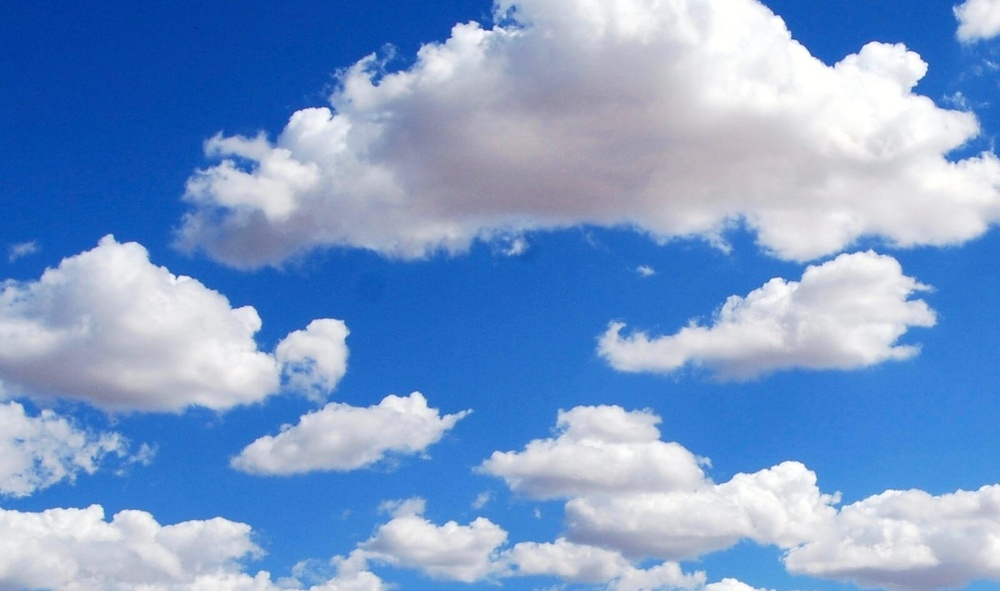
#> input picture bg-clouds.jpg, 1000 x 591 px, shrunk from 1600 x 945 before the run
$ python image_reader.py   (Python 2 division)   (older library calls are emulated)
#> lines starting #> are read from the running program, lines starting #| are printed output that depends on the picture
import cv2
import numpy as np
import matplotlib.pyplot as plt
import copy
import image_funcs
img = cv2.imread('bg-clouds.jpg', cv2.IMREAD_COLOR )
#> img is the input picture: shape (591, 1000, 3); mean B, G, R 204, 156, 122


#width= len(img[:,:,0][0])
#height=len(img[:,:,0])
#new_arr=np.zeros((height, width))
def white_scanner(image, threshold):
    width=len(image[:,:,0][0])
    height=len(image[:,:,0])
    for i in range(0, height):
        for j in range(0, width):
            RGB_pix=image[i,j,:]
            if np.std(RGB_pix)<threshold:
                continue
            else:
                image[i,j,:]=0
    return image
def blue_scanner(image, blue_threshold, other_threshold):
    width=len(image[:,:,0][0])
    height=len(image[:,:,0])
    for i in range(0, height):
        for j in range(0, width):
            blue_pix=image[i,j,0]
            other_pix=image[i,j,1:3]
            #print blue_pix, np.mean(other_pix)
            if blue_pix>blue_threshold and np.mean(other_pix)<other_threshold:
                image[i,j,:]=0
    return image
def blur_colours(image, kernel_size):
#> called with kernel_size = 5
    blurred_image=np.zeros((len(image), len(image[0]), 3))
#> blurred_image: shape (591, 1000, 3) float64; every value is 0
    for i in range(0, 3):
        blur_im=image[:,:,i]
        blurred_image[:,:,i]=(cv2.GaussianBlur(blur_im, (kernel_size, kernel_size), 0))
#> this loop made 3 passes
#> pass 1, in blur_colours, `blur_im=image[:,:,i]`:
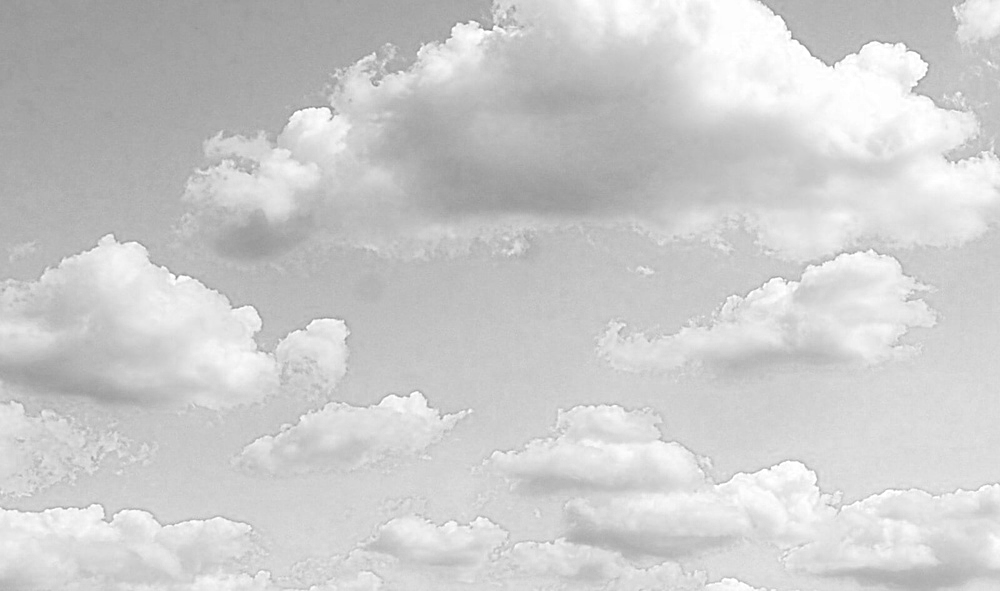
#> blur_im: shape (591, 1000); min 126, max 255, mean 204
#> pass 2, in blur_colours, `blur_im=image[:,:,i]`:
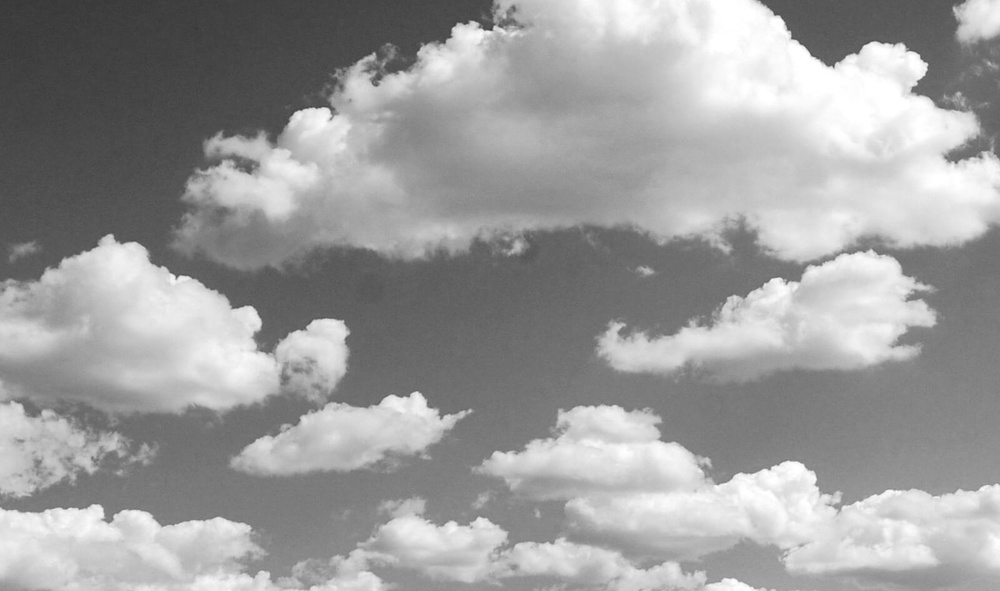
#> blur_im: shape (591, 1000); min 50, max 255, mean 156
#> pass 3, in blur_colours, `blur_im=image[:,:,i]`:
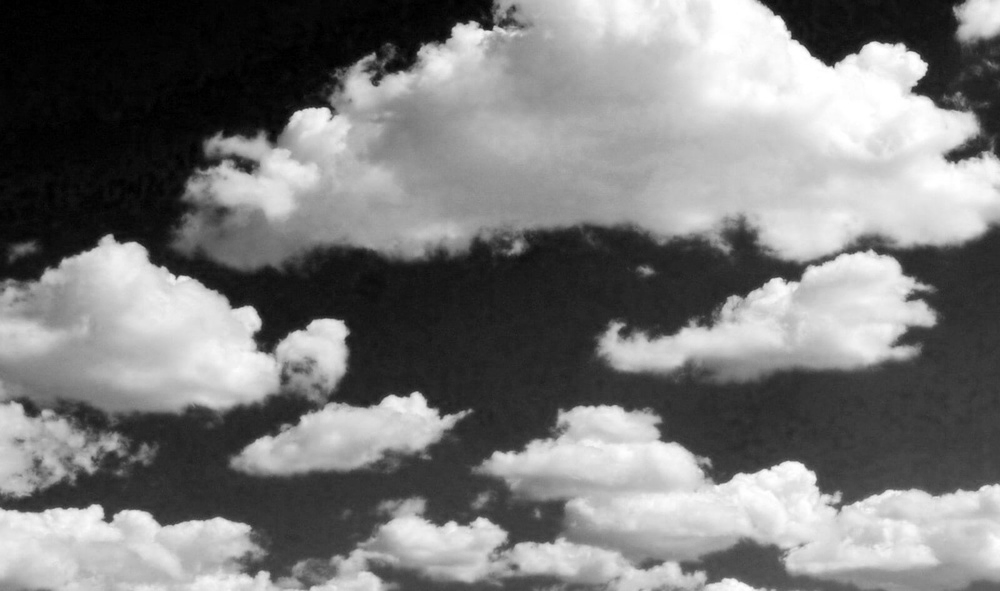
#> blur_im: shape (591, 1000); min 0, max 255, mean 122
    return blurred_image

image=copy.deepcopy(img)
gauss_img=blur_colours(image, 5)
counter=1

#im_gauss=white_scanner(gauss_img, 5)
#> (the run stopped early here; a loop or call above may not have finished)

$ run again, with clouds2.jpg copied over bg-clouds.jpg
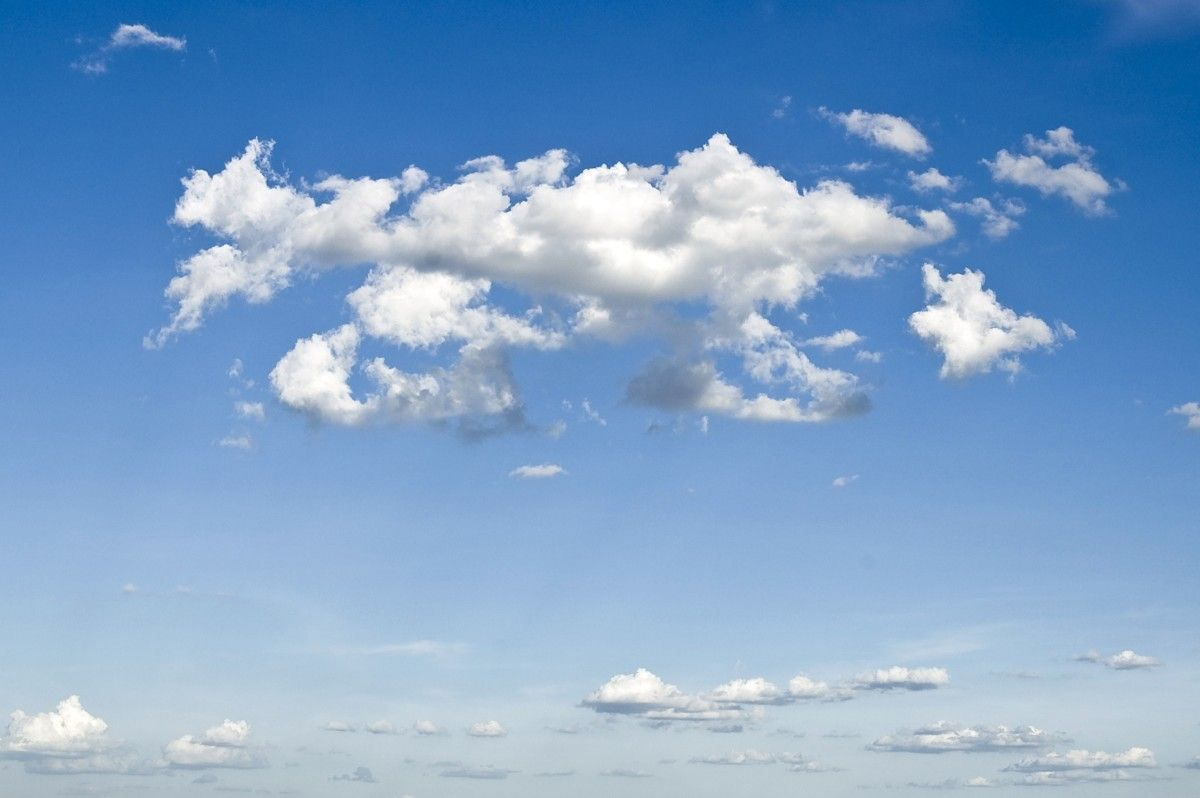
#> input picture clouds2.jpg, 1200 x 798 px
#> img is the input picture: shape (798, 1200, 3); mean B, G, R 202, 162.9, 126.4
#> the loop in blur_colours, `for i in range(0, 3):` made 3 passes
#> pass 1, in blur_colours, `blur_im=image[:,:,i]`:
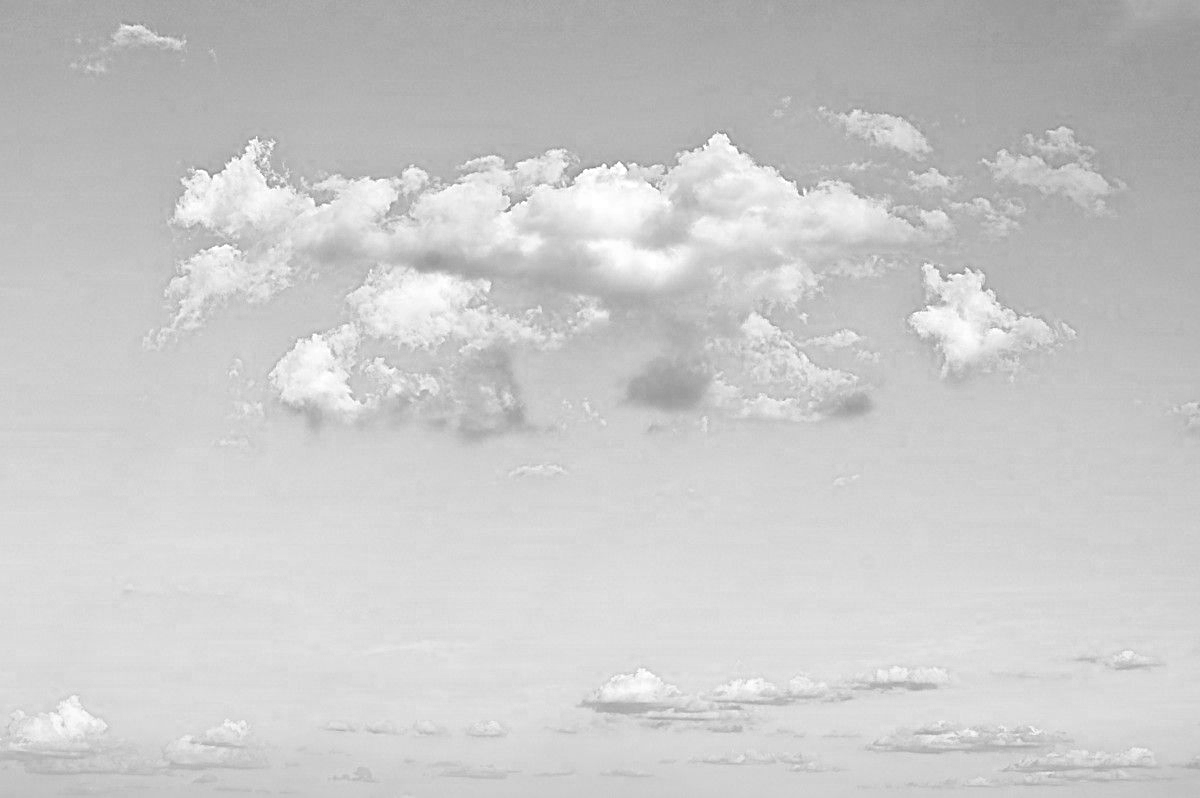
#> blur_im: shape (798, 1200); min 128, max 255, mean 202
#> pass 3, in blur_colours, `blur_im=image[:,:,i]`:
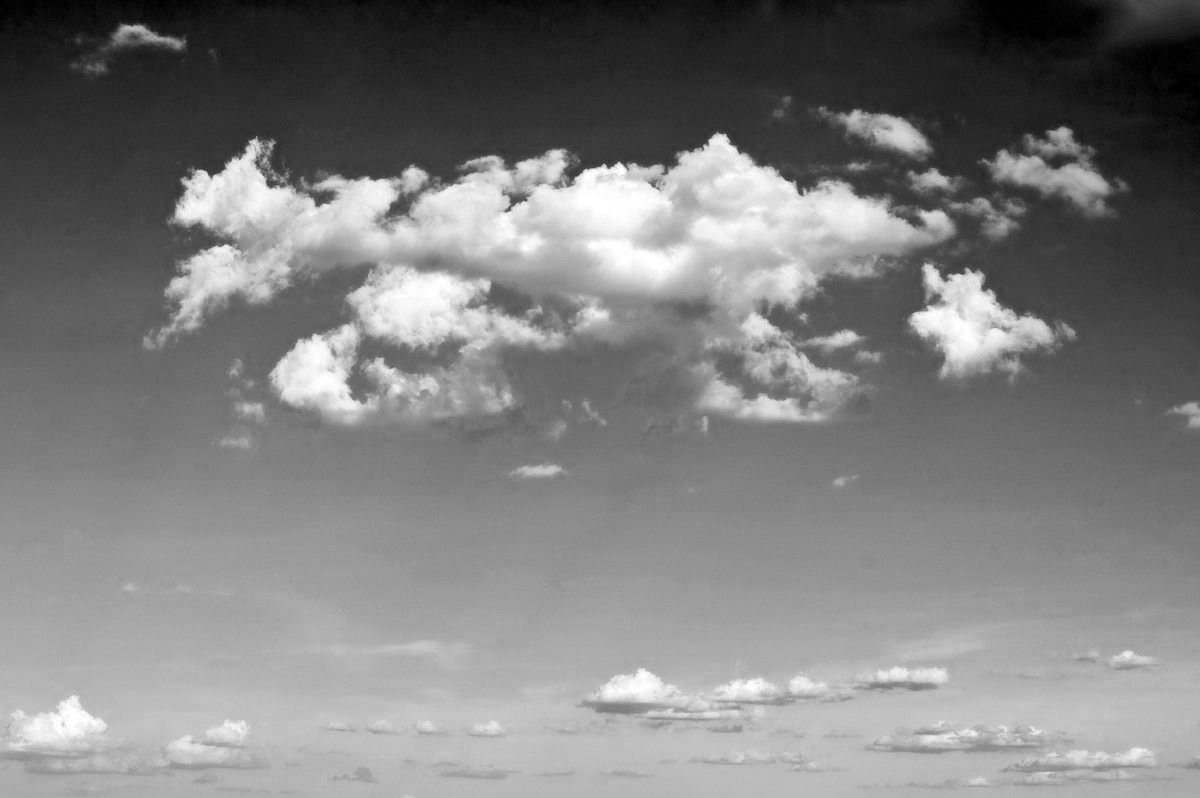
#> blur_im: shape (798, 1200); min 0, max 255, mean 126.4
